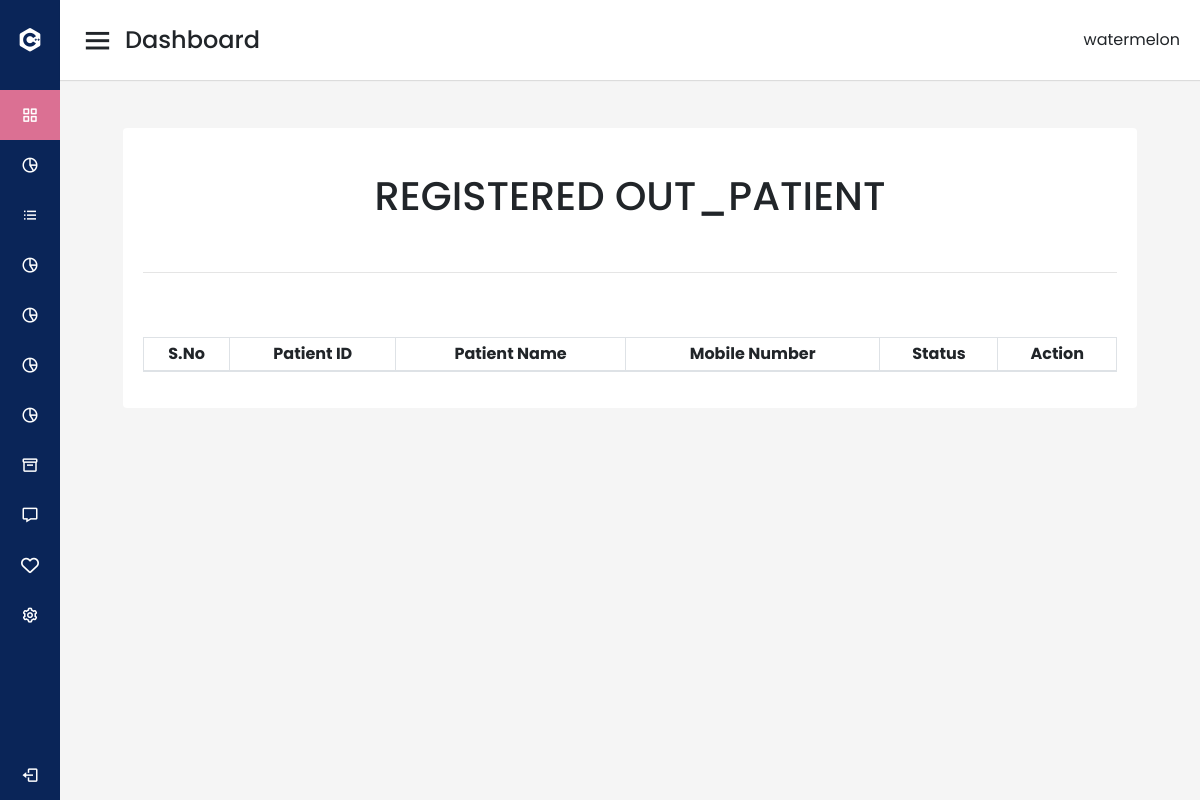
The app's page /doctor_view/ (signed in), older data.
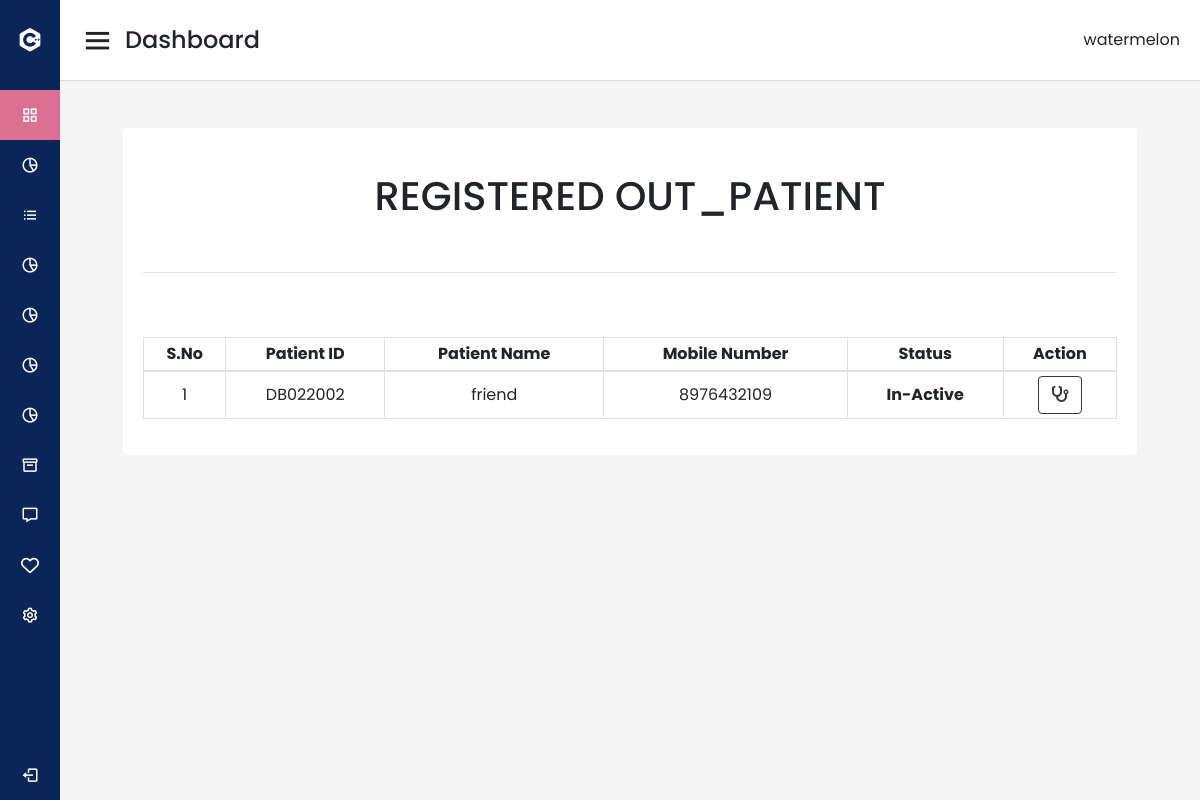
The same page, newer data.
### management/models.py (models this page shows, shortened)
class User(AbstractUser):
    address=models.TextField()
    aadhar_number=models.IntegerField()
    pan_number=models.CharField(max_length=10)
    phone_number=models.IntegerField()
    is_admin = models.BooleanField('Is admin', default=False)
    is_user = models.BooleanField('Is_customer', default=False)

class TodayPatients(models.Model):
    patient=models.ForeignKey(PatientDetails,on_delete=models.CASCADE)
    created_at=models.DateTimeField(auto_now_add=True)
    updated_at = models.DateTimeField(auto_now=True)
    is_active=   models.BooleanField('Is active', default=False)

class PatientDetails(models.Model):
    patient_id= models.CharField(max_length=30)
    patient_name= models.CharField(max_length=30)
    fathers_name= models.CharField(max_length=30)
    age= models.CharField(max_length=30)
    date_of_birth= models.DateField()
    gender= models.CharField(max_length=30)
    blood_group=models.CharField(max_length=30,null=True,blank=True)
    address= models.TextField(max_length=30)
    phone_number = models.IntegerField(null=True,blank=True)

### management/views.py (the view)
# urls.py: path('doctor_view/',views.doctor_view, name='doctor_view'),
def doctor_view(request):
    user=request.user
    if user.is_admin:
        x=  [TodayPatients.objects.get(id=i.id) for i in TodayPatients.objects.filter(created_at__contains=datetime.today().date()) if i.is_active==1]
        return render(request,"management/doctor_view.html",{'x':x,'user':user})
    else:
        messages.success(request,"Not admin")
        return redirect('login_view')

### management/templates/management/doctor_view.html (shortened to what this page needs)
{% extends "management/navbar.html" %}
{% load static %}
{% block content %}
<section id="out_patient">
    <div class="container-fluid">
        <div class="card mt-4 mx-5">
            <div class="card-body">
                <h1 class="card-title text-center mt-4">REGISTERED OUT_PATIENT</h1><br>
                <hr><br><br>
                <table id="example" class="table table-bordered text-center" style="width:100%">
                    <thead>
                        <tr>
                            <th class="text-center">S.No</th>
                            <th class="text-center">Patient&nbsp;ID</th>
                            <th class="text-center">Patient&nbsp;Name</th>
                            <th class="text-center">Mobile&nbsp;Number</th>
                            <th class="text-center">Status</th>
                            <th class="text-center">Action</th>
                        </tr>
                    </thead>
                    <tbody>
                        {% for i in x %}
                        {% if i.is_active %}
                        <tr class="active">
                            <td>{{forloop.counter}}</td>
                            <td>{{i.patient.patient_id}}</td>
                            <td>{{i.patient.patient_name}}</td>
                            <td>{{i.patient.phone_number}}</td>
                            <td>{% if i.is_active %}
                                <strong>In-Active</strong>
                                {% else %}
                                <strong>Active</strong>
                                {% endif %}
                            </td>
                            <td>
                                     {% if user.is_admin %}
                                    <a href="{% url 'doctor_vie' i.id %}"><button type="button"
                                        class="btn btn-outline-dark"><i class="fa-solid fa-stethoscope"></i></button></a>
                                    {% endif %}
                            </td>
                        </tr>
                        {% endif %}
                        {% endfor %}
                    </tbody>
                </table>
            </div>
        </div>
    </div>
</section>
{% endblock %}

### management/templates/management/navbar.html (shortened to what this page needs)
{% load static %}
<!DOCTYPE html>
<html lang="en">
<head>
    <link rel="stylesheet" href="https://cdn.jsdelivr.net/npm/bootstrap@4.6.2/dist/css/bootstrap.min.css"
>
    <link rel="stylesheet" href="https://cdnjs.cloudflare.com/ajax/libs/font-awesome/6.2.0/css/all.min.css">
    <link href='https://unpkg.com/boxicons@2.0.7/css/boxicons.min.css' rel='stylesheet'>
    <link rel="stylesheet" href="{% static 'css/navbarstyle.css' %}">
    <link rel="stylesheet" href="{% static 'css/clinicstyle.css' %}">
    <link rel="stylesheet" href="{% static 'css/login.css' %}">
</head>
<body>
    <div class="sidebar">
        <div class="logo-details">
            <i class='bx bxl-c-plus-plus'></i>
            <span class="logo_name">Clinic</span>
        </div>
        <ul class="nav-links">
            <li>
                <a href="#" class="active">
                    <i class='bx bx-grid-alt'></i>
                    <span class="links_name">Dashboard</span>
                </a>
            </li>
            <li>
                    <a href="{% url 'register' %}">
                        <i class='bx bx-pie-chart-alt-2'></i>
                        <span class="links_name">Register</span>
                    </a>
                </li>
                <li>
                <a href="{% url 'login_view' %}">
                    <i class='bx bx-list-ul'></i>
                    <span class="links_name">login</span>
                </a>
            </li>
            <li>
                <a href="{% url 'user_view' %}">
                    <i class='bx bx-pie-chart-alt-2'></i>
                    <span class="links_name">User view</span>
                </a>
            </li>
            <li>
                <a href="{% url 'doctor_view' %}">
                    <i class='bx bx-pie-chart-alt-2'></i>
                    <span class="links_name">Doctor view</span>
                </a>
            </li>
            <li>
                <a href="{% url 'search_patient' %}">
                    <i class='bx bx-pie-chart-alt-2'></i>
                    <span class="links_name">Search patient</span>
                </a>
            </li>
            <li>
                <a href="{% url 'patients_register' %}">
                    <i class='bx bx-pie-chart-alt-2'></i>
                    <span class="links_name">Patient Registration</span>
                </a>
            </li>
            <li>
                <a href="{% url 'add_fees' %}">
                    <i class='bx bx-box'></i>
                    <span class="links_name">Add fees</span>
                </a>
            </li>
            <li>
                <a href="{% url 'inventory_add_medicine' %}">
                    <i class='bx bx-message'></i>
                    <span class="links_name">Inventory</span>
                </a>
            </li>
            <li>
                <a href="{% url 'inventory_search_medicine' %}">
                    <i class="fa-regular fa-heart"></i>
                    <span class="links_name">Search Inventory</span>
                </a>
            </li>
            <li>
                <a href="#">
                    <i class='bx bx-cog'></i>
                    <span class="links_name">Setting</span>
                </a>
            </li>
            <li class="log_out">
                <a href="{% url 'user_logout' %}">
                    <i class='bx bx-log-out'></i>
                    <span class="links_name">Log out</span>
                </a>
            </li>
        </ul>
    </div>
    <section class="home-section">
        <nav>
            <div class="sidebar-button">
                <i class='bx bx-menu sidebarBtn' id="sidebarBtn"></i>
                <span class="dashboard">Dashboard</span>
            </div>
            <div>
                <span class="links_name">{{user.username}}</span>
            </div>
        </nav>
        <div class="home-content">
          {% block content %}
            {% endblock %}
            </div>
    </section>
    </body>
</html>

### management/static/css/navbarstyle.css (style rules this page uses)
* { margin: 0; padding: 0; box-sizing: border-box; font-family: 'Poppins', sans-serif; }
.sidebar { position: fixed; height: 100%; width: 240px; background: #0A2558; transition: all 0.5s ease; }
.sidebar .logo-details { height: 80px; display: flex; align-items: center; }
.sidebar .logo-details i { font-size: 28px; font-weight: 500; color: #fff; min-width: 60px; text-align: center }
.sidebar .logo-details .logo_name { color: #fff; font-size: 24px; font-weight: 500; }
.sidebar .nav-links { margin-top: 10px; }
.sidebar .nav-links li { position: relative; list-style: none; height: 50px; }
.sidebar .nav-links li a { height: 100%; width: 100%; display: flex; align-items: center; text-decoration: none; transition: all 0.4s ease; }
.sidebar .nav-links li a.active { background: palevioletred; }
.sidebar .nav-links li i { min-width: 60px; text-align: center; font-size: 18px; color: #fff; }
.sidebar .nav-links li a .links_name { color: #fff; font-size: 15px; font-weight: 400; white-space: nowrap; }
.sidebar .nav-links .log_out { position: absolute; bottom: 0; width: 100%; }
.home-section { position: relative; background: #f5f5f5; min-height: 100vh; width: calc(100% - 240px); left: 240px; transition: all 0.5s ease; }
.home-section nav { display: flex; justify-content: space-between; height: 80px; background: #fff; display: flex; align-items: center; position: fixed; width: calc(100% - 240px); left: 240px; z-index: 100; padding: 0 20px; box-shadow: 0 1px 1px rgba(0, 0, 0, 0.1); transition: all 0.5s ease; }
.home-section nav .sidebar-button { display: flex; align-items: center; font-size: 24px; font-weight: 500; }
nav .sidebar-button i { font-size: 35px; margin-right: 10px; }
.home-section .home-content { position: relative; padding-top: 104px; }
@media (max-width: 1240px) { .sidebar { width: 60px; } }
@media (max-width: 1240px) { .home-section { width: calc(100% - 60px); left: 60px; } }
@media (max-width: 1240px) { .home-section nav { width: calc(100% - 60px); left: 60px; } }

### management/static/css/clinicstyle.css (style rules this page uses)
body { margin: 0; padding: 0; box-sizing: border-box; width: 100%; font-family: 'poppins'; font-style: normal; }
h1 { text-transform: uppercase; text-align: center; }
.table td, .table th { padding: 0.25rem; vertical-align: middle; border-top: 1px solid #dee2e6; }
.table thead th { vertical-align: middle; border-bottom: 2px solid #dee2e6; }
.sidebarBtn { cursor: pointer; }

### management/static/css/login.css (style rules this page uses)
body { background-color: #ECEEFF; }
.card { border: none; }

Row changes from the older to the newer data that the page shows:
added TodayPatients: patient.patient_id "DB022002", patient.patient_name "friend", patient.phone_number "8976432109", is_active "In-Active"
